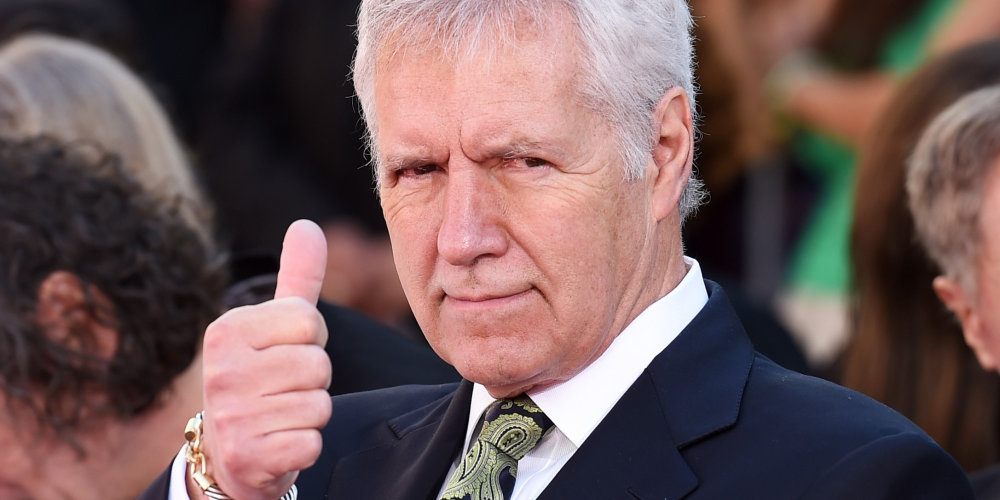
#> input picture images/trebekthumb.jpg, 2000 x 1000 px (shown at 1/2 size)
$ python jpegToNumpy.py
#> lines starting #> are read from the running program, lines starting #| are printed output that depends on the picture
import numpy as np
import cv2
import PIL
from PIL import Image
import os

image_list = []

"""
    def __init__(self, data_filename="datasettt"):
        self.labels = ["apple", "pear", "neither"]

        # Data should be stored in /home/username/data/
        self.path = os.path.join(os.environ["HOME"], "data")
        self.roi_classification_size = 28
        self.collected_ROIs = []

        self.data_filename = data_filename

        fake_image = np.zeros((self.roi_classification_size, self.roi_classification_size, 3))
        self.model.predict(np.asarray([fake_image]))

    def resize(self, rois):
        new_rois = []
        for roi in rois:
            new_rois.append(cv2.resize(roi, (self.roi_classification_size, self.roi_classification_size)))
        return np.array(new_rois)

    # @TODO by student
    # Update function to get all the ROIs, should return either 1 ROI or the label of the ROI
    def update(self, image):
        # Convert the image to HSV.
        hsv_image = self.to_hsv(image)

        # Filter the HSV image such that it contains only the red signs.
        filtered_image = self.filter_hsv(hsv_image)

        # Post process the image to remove noise.
        processed_image = self.post_process(filtered_image)

        # Get the ROIs and optionally the largest ROI index.
        rois = self.get_rois(processed_image, image)

        # Filter the ROIs based on their width and height
        filtered_rois = self.filter_rois(rois)

        # Resize all the filtered ROIs to a constant size
        final_rois = self.resize(filtered_rois)

        if self.data_collection_mode == True:
            # Save the ROIs in the list self.collected_ROIs (so they can be saved when you close the program)
            for roi in final_rois:
                self.collected_ROIs.append(roi)

        if self.data_collection_mode == False:
            for roi in final_rois:
                # cv2.imshow("sign", roi)
                # cv2.waitKey(1)
                label = self.predict(roi)
                # Return either 1 ROI, or return the label of that ROI
                return label
        return 5
"""

def save_data(filename):
    data = image_list
    project_root = os.path.dirname(os.path.dirname(__file__))
    output_path = os.path.join(project_root, filename)

    # Check if path exists, else create it.
    if not os.path.exists("trainingdata"):
        os.mkdir("trainingdata")

    # Save the numpy array in /home/student/data/
    np.save(os.path.join("trainingdata", filename + ".npy".format(filename)), data)
    print("Data has been saved in " + "trainingdata/" + filename)

def to_hsv(image):
    return cv2.cvtColor(image, cv2.COLOR_RGB2BGR)

if __name__ == '__main__':
    filename = input("Please specify the filename for the training data: ")
#> the answer given: images/trebekthumb.jpg
    image = Image.open("images/trebekthumb.jpg")
#> image is the input picture: PIL image 2000x1000 RGB; mean R, G, B 111.7, 88.5, 88.3
    resized_image = image.resize((100, 100))
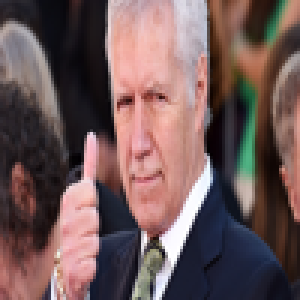
#> resized_image: PIL image 100x100 RGB (shown 3 times larger); mean R, G, B 111.7, 88.5, 88.3
    image_array = np.asarray(resized_image)
    HSV_array = to_hsv(image_array)
    image_list.append(HSV_array)
    save_data(filename)
#> in save_data, `data = image_list`: data = 1 item
